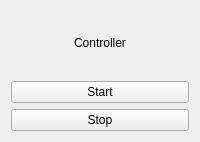
<?xml version="1.0" encoding="UTF-8"?>
<ui version="4.0">
 <class>MainWindow</class>
 <widget class="QMainWindow" name="MainWindow">
  <property name="geometry">
   <rect>
    <x>0</x>
    <y>0</y>
    <width>200</width>
    <height>142</height>
   </rect>
  </property>
  <property name="minimumSize">
   <size>
    <width>200</width>
    <height>0</height>
   </size>
  </property>
  <property name="windowTitle">
   <string>MainWindow</string>
  </property>
  <widget class="QWidget" name="centralWidget">
   <property name="minimumSize">
    <size>
     <width>100</width>
     <height>0</height>
    </size>
   </property>
   <layout class="QVBoxLayout" name="verticalLayout_3">
    <item>
     <widget class="QLabel" name="label">
      <property name="text">
       <string>Controller</string>
      </property>
      <property name="alignment">
       <set>Qt::AlignCenter</set>
      </property>
     </widget>
    </item>
    <item>
     <widget class="QPushButton" name="startButton">
      <property name="text">
       <string>Start</string>
      </property>
     </widget>
    </item>
    <item>
     <widget class="QPushButton" name="stopButton">
      <property name="text">
       <string>Stop</string>
      </property>
     </widget>
    </item>
   </layout>
  </widget>
 </widget>
 <layoutdefault spacing="6" margin="11"/>
 <resources/>
 <connections>
  <connection>
   <sender>startButton</sender>
   <signal>clicked()</signal>
   <receiver>MainWindow</receiver>
   <slot>startAnimate()</slot>
   <hints>
    <hint type="sourcelabel">
     <x>49</x>
     <y>36</y>
    </hint>
    <hint type="destinationlabel">
     <x>49</x>
     <y>45</y>
    </hint>
   </hints>
  </connection>
  <connection>
   <sender>stopButton</sender>
   <signal>clicked()</signal>
   <receiver>MainWindow</receiver>
   <slot>stopAnimate()</slot>
   <hints>
    <hint type="sourcelabel">
     <x>49</x>
     <y>70</y>
    </hint>
    <hint type="destinationlabel">
     <x>49</x>
     <y>45</y>
    </hint>
   </hints>
  </connection>
 </connections>
 <slots>
  <slot>startAnimate()</slot>
  <slot>stopAnimate()</slot>
 </slots>
</ui>
